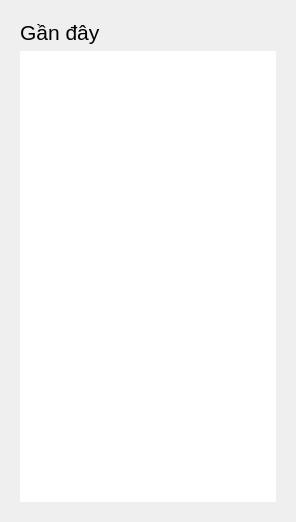
                         <widget class="QFrame" name="contentHome">
                          <property name="styleSheet">
                           <string notr="true"/>
                          </property>
                          <property name="frameShape">
                           <enum>QFrame::NoFrame</enum>
                          </property>
                          <property name="frameShadow">
                           <enum>QFrame::Raised</enum>
                          </property>
                          <layout class="QVBoxLayout" name="verticalLayout_11">
                           <item>
                            <widget class="QWidget" name="widget_9" native="true">
                             <property name="minimumSize">
                              <size>
                               <width>0</width>
                               <height>500</height>
                              </size>
                             </property>
                             <layout class="QVBoxLayout" name="verticalLayout_9">
                              <item>
                               <widget class="QLabel" name="label">
                                <property name="font">
                                 <font>
                                  <pointsize>16</pointsize>
                                 </font>
                                </property>
                                <property name="text">
                                 <string>Gần đây</string>
                                </property>
                               </widget>
                              </item>
                              <item>
                               <widget class="QListWidget" name="recentExercises">
                                <property name="minimumSize">
                                 <size>
                                  <width>0</width>
                                  <height>0</height>
                                 </size>
                                </property>
                                <property name="styleSheet">
                                 <string notr="true">QListWidget::Item:hover {
	border: 2px solid blue;
	border-radius: 10px;
}</string>
                                </property>
                                <property name="frameShape">
                                 <enum>QFrame::NoFrame</enum>
                                </property>
                                <property name="movement">
                                 <enum>QListView::Static</enum>
                                </property>
                                <property name="flow">
                                 <enum>QListView::LeftToRight</enum>
                                </property>
                                <property name="isWrapping" stdset="0">
                                 <bool>true</bool>
                                </property>
                                <property name="viewMode">
                                 <enum>QListView::IconMode</enum>
                                </property>
                               </widget>
                              </item>
                             </layout>
                            </widget>
                           </item>
                          </layout>
                         </widget>
